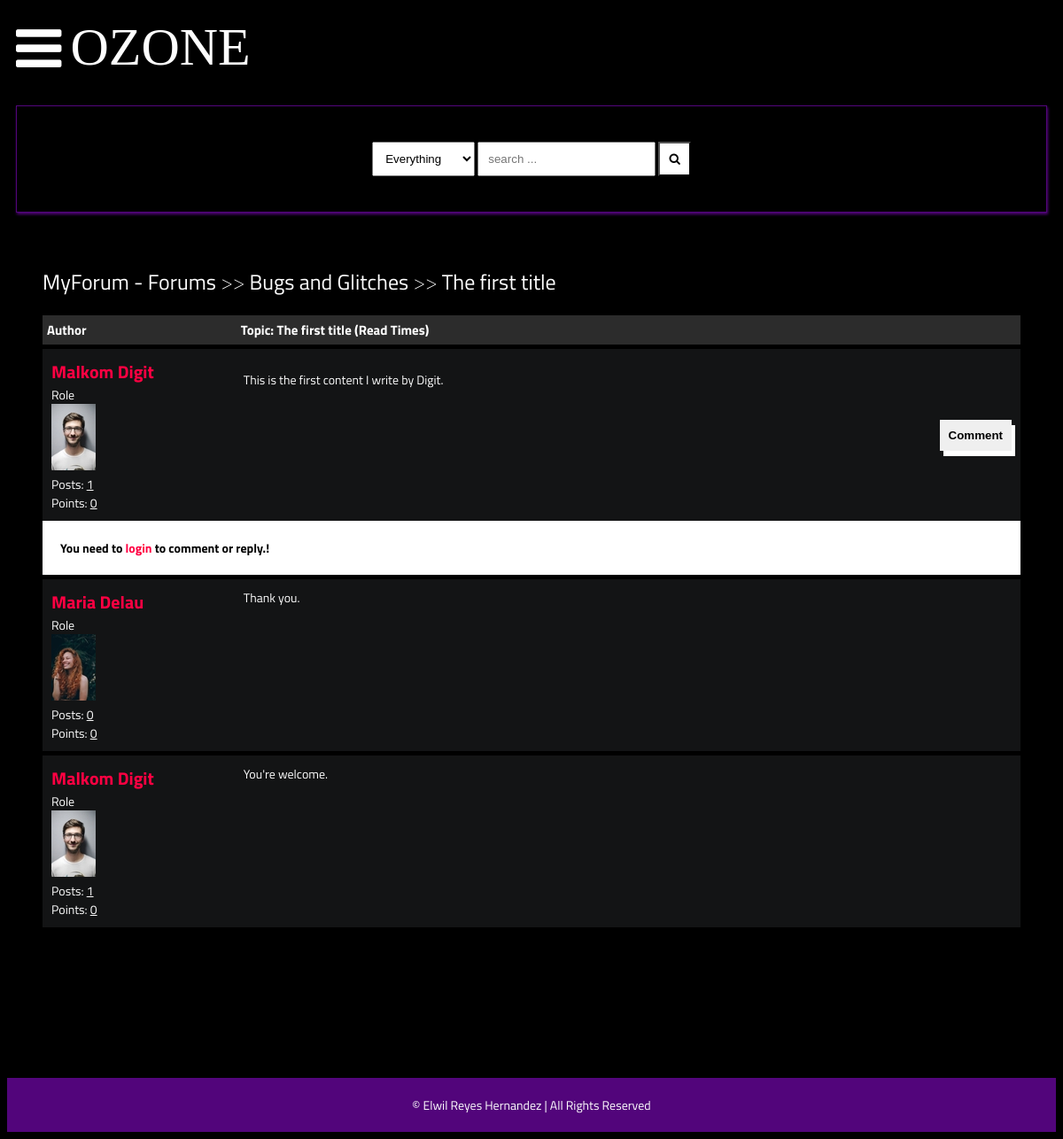
The app's page /detail/the-first-title/ with its own data.
### main/models.py (models this page shows, shortened)
class Post(models.Model):
    title = models.CharField(max_length=400)
    slug = models.SlugField(max_length=400, unique=True, blank=True)
    user = models.ForeignKey(Author, on_delete=models.CASCADE)
    content = HTMLField()
    categories = models.ManyToManyField(Category)
    date = models.DateTimeField(auto_now_add=True)
    approved = models.BooleanField(default=False)
    hit_count_generic = GenericRelation(HitCount, object_id_field='object_pk',
        related_query_name='hit_count_generic_relation'
    )
    tags = TaggableManager()
    comments = models.ManyToManyField(Comment, blank=True)
    closed = models.BooleanField(default=False)
    state = models.CharField(max_length=40, default="zero")
    def get_url(self):
        return reverse("detail", kwargs={
            "slug":self.slug
        })

class Category(models.Model):
    title = models.CharField(max_length=50)
    slug = models.SlugField(max_length=400, unique=True, blank=True)
    description = models.TextField(default="description")
    class Meta:
        verbose_name_plural = "categories"
    def __str__(self):
        return self.title
    def get_url(self):
        return reverse("posts", kwargs={
            "slug":self.slug
        })

class Author(models.Model):
    user = models.ForeignKey(User, on_delete=models.CASCADE)
    fullname = models.CharField(max_length=40, blank=True)
    slug = slug = models.SlugField(max_length=400, unique=True, blank=True)
    bio = HTMLField()
    points = models.IntegerField(default=0)
    profile_pic = ResizedImageField(size=[50, 80], quality=100, upload_to="authors", default=None, null=True, blank=True)
    @property
    def num_posts(self):
        return Post.objects.filter(user=self).count()

class Comment(models.Model):
    user = models.ForeignKey(Author, on_delete=models.CASCADE)
    content = models.TextField()
    date = models.DateTimeField(auto_now_add=True)
    replies = models.ManyToManyField(Reply, blank=True)

### main/views.py (the view)
# urls.py: path("detail/<slug>/", detail, name="detail"),
def detail(request, slug):
    post = get_object_or_404(Post, slug=slug)
    if request.user.is_authenticated:
        author = Author.objects.get(user=request.user)
    if "comment-form" in request.POST:
        comment = request.POST.get("comment")
        new_comment, created = Comment.objects.get_or_create(user=author, content=comment)
        post.comments.add(new_comment.id)
    if "reply-form" in request.POST:
        reply = request.POST.get("reply")
        commenr_id = request.POST.get("comment-id")
        comment_obj = Comment.objects.get(id=commenr_id)
        new_reply, created = Reply.objects.get_or_create(user=author, content=reply)
        comment_obj.replies.add(new_reply.id)
    context = {
        "post":post,
        "title": "OZONE: "+post.title,
    }
    update_views(request, post)
    return render(request, "detail.html", context)

### main/context_processors.py (called while the page is built, shortened)
def searchFunction(request):
    search_context = {}
    posts = Post.objects.all()
    return search_context

### main/utils.py (called while the page is built)
def update_views(request, object):
    context = {}
    hit_count = get_hitcount_model().objects.get_for_object(object)
    hits = hit_count.hits
    hitcontext = context["hitcount"] = {"pk": hit_count.pk}
    hit_count_response = HitCountMixin.hit_count(request, hit_count)
    if hit_count_response.hit_counted:
        hits = hits+1
        hitcontext["hitcounted"] = hit_count_response.hit_counted
        hitcontext["hit_message"] = hit_count_response.hit_message
        hitcontext["total_hits"] = hits

### templates/detail.html (shortened to what this page needs)
{% extends 'base.html' %}
{% load hitcount_tags %}
{% block content %}
    <div class="container">
        <div class="navigate">
            <span><a href="{% url 'home' %}">MyForum - Forums</a> >> <a href="{{post.categories.all.0.get_url}}">{{post.categories.all.0}}</a> >> <a href="{{post.get_url}}">{{post.title}}</a></span>
        </div>
        <div class="topic-container">
            <div class="head">
                <div class="authors">Author</div>
                <div class="content">Topic: {{post.title}} (Read {% get_hit_count for post %} Times)</div>
            </div>
            <div class="body">
                <div class="authors">
                    <div class="username"><a href="">{{post.user.fullname|title}}</a></div>
                    <div>Role</div>
                    <img src="{{post.user.profile_pic.url}}" alt="">
                    <div>Posts: <u>{{post.user.num_posts}}</u></div>
                    <div>Points: <u>{{post.user.points}}</u></div>
                </div>
                <div class="content">
                    {{post.content|safe}}
                    <br>
                    <div class="comment">
                        <button onclick="showComment()">Comment</button>
                    </div>
                </div>
            </div>
        </div>
        {% if post.closed == True %}
        <div style="background-color:#fff;color:#000;font-weight:bolder;padding:20px;width:100%;"> This Topic Is Closed! </div>
        {% else %}
        {% if request.user.is_authenticated %}
        <form action="." method="post">
            {% csrf_token %}
            <div class="comment-area hide" id="comment-area">
                <textarea name="comment" id="" placeholder="comment here ... "></textarea>
                <input type="submit" value="submit" name="comment-form">
            </div>
        </form>
        {% else %}
<div style="background-color:#fff;color:#000;font-weight:bolder;padding:20px;width:100%;"> You need to <a href="{% url 'signin' %}"><b>login</b></a> to comment or reply.! </div>
        {% endif %}
        {% endif %}
        {% for comment in post.comments.all %}
        <div class="comments-container">
            <div class="body">
                <div class="authors">
                    <div class="username"><a href="">{{comment.user.fullname|title}}</a></div>
                    <div>Role</div>
                    <img src="{{comment.user.profile_pic.url}}" alt="">
                    <div>Posts: <u>{{comment.user.num_posts}}</u></div>
                    <div>Points: <u>{{comment.user.points}}</u></div>
                </div>
                <div class="content">
                    {{comment.content}}
                    <br>
                </div>
            </div>
        </div>
        {% endfor %}
    </div>
    {% endblock content %}

### templates/base.html (shortened to what this page needs)
{% load static %}
<!DOCTYPE html>
<html lang="en">
<head>
    <link rel="stylesheet" href="{% static 'style.css' %}">
    <link rel="stylesheet" href="https://cdnjs.cloudflare.com/ajax/libs/font-awesome/4.7.0/css/font-awesome.min.css">
</head>
<body>
    <header>
        <div class="navbar">
            <a class="bar-icon" id="iconBar" onclick="hideIconBar()"><i class="fa fa-bars"></i></a>
            <div class="brand">OZONE</div>
        </div>
                <form action="{% url 'search_result' %}" role="form" method="GET">
                <div class="search-box">
                    <div>
                        <select name="search-box" id="">
                            <option value="Everything">Everything</option>
                        </select>
                        <input type="text" name="q" placeholder="search ...">
                        <button type="submit" name="search"><i class="fa fa-search"></i></button>
                    </div>
                </div>
                </form>
    </header>
    {% block content %}
    {% endblock content %}
    <footer>
        <span>&copy;  Elwil Reyes Hernandez | All Rights Reserved</span>
    </footer>
</body>
</html>

### static/style.css (style rules this page uses)
* { box-sizing: border-box; }
html { font-size: 14px; font-family: 'Titillium Web', sans-serif; background-color:rgb(0,0,0); color:#FEFEFE; }
a { color:#FF0042; font-weight: bolder; text-decoration: none; }
.container { margin: 20px; padding: 20px; }
header { margin-inline: 10px; }
.navbar { display:flex; align-items: center; }
.bar-icon { font-size: 60px; display: inline-block; margin-right:10px; color: #fff; cursor: pointer; }
.brand { font-size:60px; display: inline-block; font-family:aquire; }
.search-box { border: solid 1px #52057b; margin-top: 20px; padding: 40px; display:flex; justify-content: center; box-shadow:1px 2px 3px #52057b; }
.search-box select { padding: 10px; }
.search-box input { padding: 10px; }
.search-box button { padding: 10px; background-color:#fff; color:#000000; }
footer { margin-top: 20px; padding: 20px; background-color: #52057b; display: block; text-align: center; }
.navigate { margin-block: 20px; font-weight: lighter; font-size: 24px; }
.navigate a { color: #fff; }
.head { display: flex; background-color: #2C2C2C; padding: 5px; font-weight: bold; font-size: 15px; }
.authors { flex: 20%; }
.content { flex: 80%; }
.body { display: flex; background-color: #131415; padding: 10px; margin-top: 5px; }
.body .authors .username { font-size: 20px; }
.body .authors img { max-width: 50px; max-height: 80px; }
.body .content .comment button { border:none; padding:10px; font-weight: bolder; box-shadow: 4px 6px #fff; cursor: pointer; float: right; }

### records on screen
Post: categories.all.0 "Bugs and Glitches", title "The first title", user.fullname "Malkom Digit", user.profile_pic (picture), user.num_posts "1", user.points "0", content "This is the first content I write by Digit."
Comment: user.fullname "Maria Delau", user.profile_pic (picture), user.num_posts "0", user.points "0", content "Thank you."
Comment: user.fullname "Malkom Digit", user.profile_pic (picture), user.num_posts "1", user.points "0", content "You're welcome."
